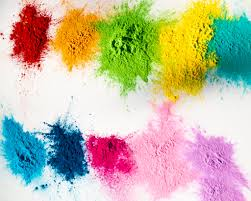
#> input picture Tor_test/TorBatch/color.jpg, 251 x 201 px
$ jupyter execute Erois_Dilation.ipynb
#> lines starting #> are read from the running program, lines starting #| are printed output that depends on the picture; after the words box and inside, x2 and y2 are one past the last pixel; in counts of white or black regions, pixels touching at a corner belong together
### Tor_test/TorBatch/Histogram.py
import cv2
import numpy as np
from matplotlib import pyplot as plt

def Histogram(img):

    #load image and split the image into the color channels
    img = img
    b, g, r = cv2.split(img)


    #Creates a histogram of the different channels
    plt.hist(b.ravel(), 256, [0, 256])
    plt.hist(g.ravel(), 256, [0, 256])
    plt.hist(r.ravel(), 256, [0, 256])
    BGR_Histogram =plt.show()
    return (BGR_Histogram)


### Tor_test/TorBatch/ThreeD_scatterplot.py
import cv2
import numpy as np
from matplotlib import pyplot as plt
from mpl_toolkits.mplot3d import Axes3D
from matplotlib import cm
from matplotlib import colors

def scatter(img):
    #Splits the image into three channel; rgb
    r, g, b = cv2.split(img)
    fig = plt.figure()
    axis = fig.add_subplot(1, 1, 1, projection="3d")

    #Normalizing pixels (0-1) and set it to it's true color
    pixel_colors = img.reshape((np.shape(img)[0]*np.shape(img)[1], 3))
    norm = colors.Normalize(vmin=-1.,vmax=1.)
    norm.autoscale(pixel_colors)
    pixel_colors = norm(pixel_colors).tolist()

    #Plot it in x,y,z
    axis.scatter(r.flatten(), g.flatten(), b.flatten(), facecolors=pixel_colors, marker=".")
    axis.set_xlabel("Red")
    axis.set_ylabel("Green")
    axis.set_zlabel("Blue")
    scatterPlot=plt.show()

    return (scatterPlot)


### Tor_test/TorBatch/RGBToHSV.py
import cv2
import numpy as np
from matplotlib import pyplot as plt
from matplotlib import cm
from matplotlib import colors

def rgbToHSV(img):

    hsv_pic = cv2.cvtColor(img, cv2.COLOR_RGB2HSV)

    #Splits into color channels and creates a 3D plot
    h,s,v = cv2.split(hsv_pic)
    fig = plt.figure()
    axis = fig.add_subplot(1, 1, 1, projection="3d")

    #Pixels colors and normalize
    pixel_colors = img.reshape((np.shape(img)[0]*np.shape(img)[1], 3))
    norm = colors.Normalize(vmin=-1.,vmax=1.)
    norm.autoscale(pixel_colors)
    pixel_colors = norm(pixel_colors).tolist()

    #plots into H, S and V
    axis.scatter(h.flatten(), s.flatten(), v.flatten(), facecolors=pixel_colors, marker=".")
    axis.set_xlabel("Hue")
    axis.set_ylabel("Saturation")
    axis.set_zlabel("Value")

    result = plt.show()
    return (result)


### Tor_test/TorBatch/Erois_Dilation.ipynb
[cell 1]
import numpy as np
import cv2
from matplotlib import pyplot as plt
import Histogram
import ThreeD_scatterplot,RGBToHSV

org_image =cv2.imread('color.jpg')
#> org_image is the input picture: shape (201, 251, 3); mean B, G, R 161.9, 186.4, 194.8

img =cv2.imread('color.jpg', cv2.IMREAD_GRAYSCALE)
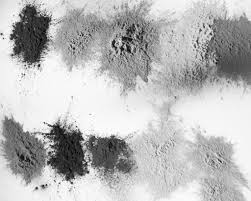
#> img: shape (201, 251); min 0, max 255, mean 186
#Binary image
_, mask =cv2.threshold(img,100,255,cv2.THRESH_BINARY_INV)
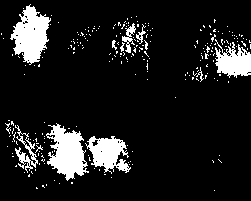
#> mask: shape (201, 251); 11.7% white; 242 white regions (230 under 20 px), largest, box (x1, y1, x2, y2) and area: (10, 4, 51, 65) 1428, (46, 123, 89, 181) 1410, (85, 136, 131, 174) 978

#Size of kernal
kernal = np.ones((5,5),np.uint8)

#Eroision
eroison=cv2.erode(mask,kernal,iterations=2)
#> eroison: shape (201, 251); 2.5% white; 7 white regions (3 under 20 px), largest, box (x1, y1, x2, y2) and area: (56, 137, 79, 170) 492, (22, 20, 44, 56) 383, (222, 59, 251, 70) 231, (98, 143, 117, 163) 166
#Dilation
dilation = cv2.dilate(mask, kernal, iterations=2)
#> dilation: shape (201, 251); 34.1% white; 9 white regions, largest, box (x1, y1, x2, y2) and area: (1, 116, 137, 193) 6945, (181, 15, 251, 87) 3600, (0, 0, 63, 79) 2861
#Opening = eroison + dilation
opening =cv2.morphologyEx(mask,cv2.MORPH_OPEN, kernal)
#> opening: shape (201, 251); 7.5% white; 6 white regions, box (x1, y1, x2, y2) and area: (14, 7, 49, 62) 1264, (50, 126, 84, 178) 1204, (90, 139, 121, 168) 662, (218, 54, 251, 75) 595, (119, 163, 127, 170) 50, (19, 155, 25, 160) 30
#Closing = dilation + eroison
closing =cv2.morphologyEx(mask,cv2.MORPH_CLOSE, kernal)
#> closing: shape (201, 251); 17.5% white; 46 white regions (39 under 20 px), largest, box (x1, y1, x2, y2) and area: (5, 120, 133, 184) 4138, (10, 4, 51, 67) 1637, (201, 29, 251, 78) 1553

test = Histogram.Histogram(org_image)
#> in Histogram, `b, g, r = cv2.split(img)`:
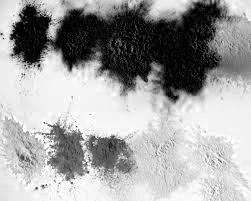
#> b: shape (201, 251); min 0, max 255, mean 161.9
#> in Histogram, `b, g, r = cv2.split(img)`:
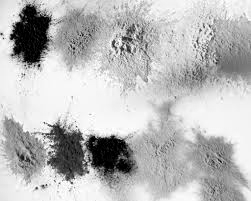
#> g: shape (201, 251); min 0, max 255, mean 186.4
#> in Histogram, `b, g, r = cv2.split(img)`:
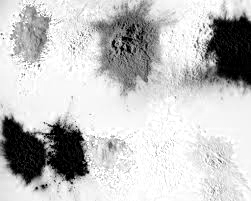
#> r: shape (201, 251); min 0, max 255, mean 194.8
#> in Histogram, `BGR_Histogram =plt.show()`:
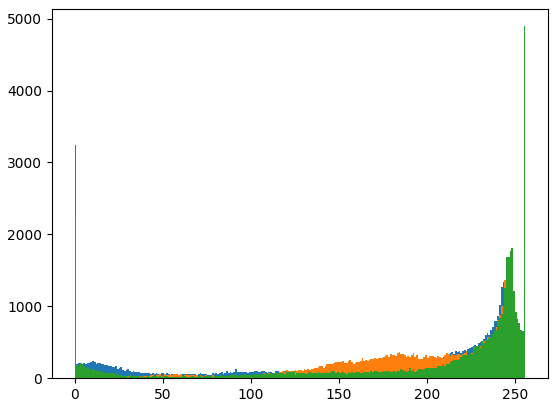
#> figure drawn by matplotlib, 1 panel; tallest bar 3245 high, from x = 0 to 1; tallest bar 1438 high, from x = 245 to 246; tallest bar 4895 high, from x = 255 to 256
test2= ThreeD_scatterplot.scatter(org_image)
#> in scatter, `pixel_colors = norm(pixel_colors).tolist()`: pixel_colors = 50451 items
test3= RGBToHSV.rgbToHSV(org_image)
#> in rgbToHSV, `hsv_pic = cv2.cvtColor(img, cv2.COLOR_RGB2HSV)`: hsv_pic: shape (201, 251, 3); mean H, S, V 91.2, 113, 220.4
#> in rgbToHSV, `h,s,v = cv2.split(hsv_pic)`:
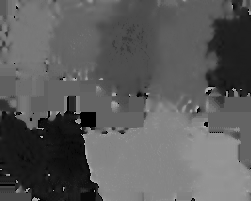
#> h: shape (201, 251); min 0, max 179, mean 91.2
#> in rgbToHSV, `h,s,v = cv2.split(hsv_pic)`:
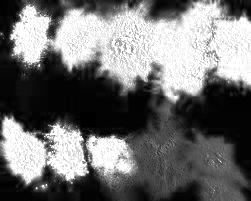
#> s: shape (201, 251); min 0, max 255, mean 113
#> in rgbToHSV, `h,s,v = cv2.split(hsv_pic)`:
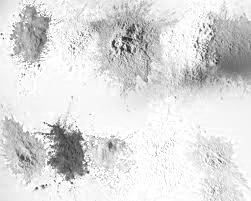
#> v: shape (201, 251); min 29, max 255, mean 220.4
#> in rgbToHSV, `result = plt.show()`:
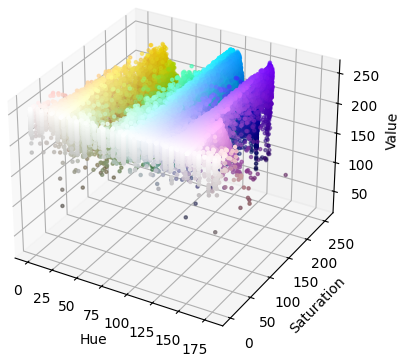
#> figure drawn by matplotlib, 1 panel


titles=['image','mask','dilation','eroison','opening','closing',]
images=[img, mask, dilation,eroison,opening,closing,]

for i in range(6):
    plt.subplot(2,3,i+1),plt.imshow(images[i],'gray')
    plt.title(titles[i])
    plt.xticks([]),plt.yticks([])
plt.show()
